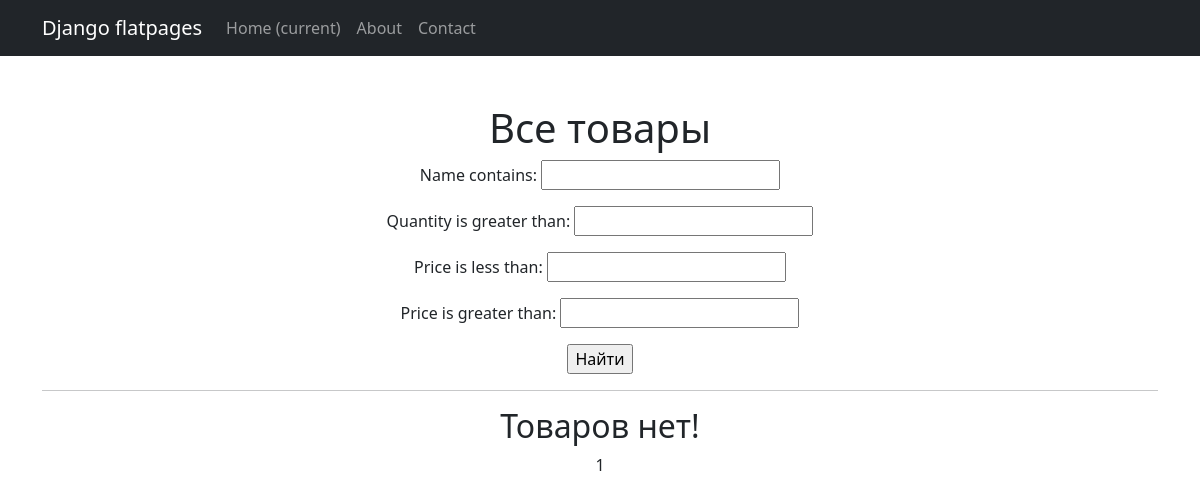
Before: /products/ with the older database file.
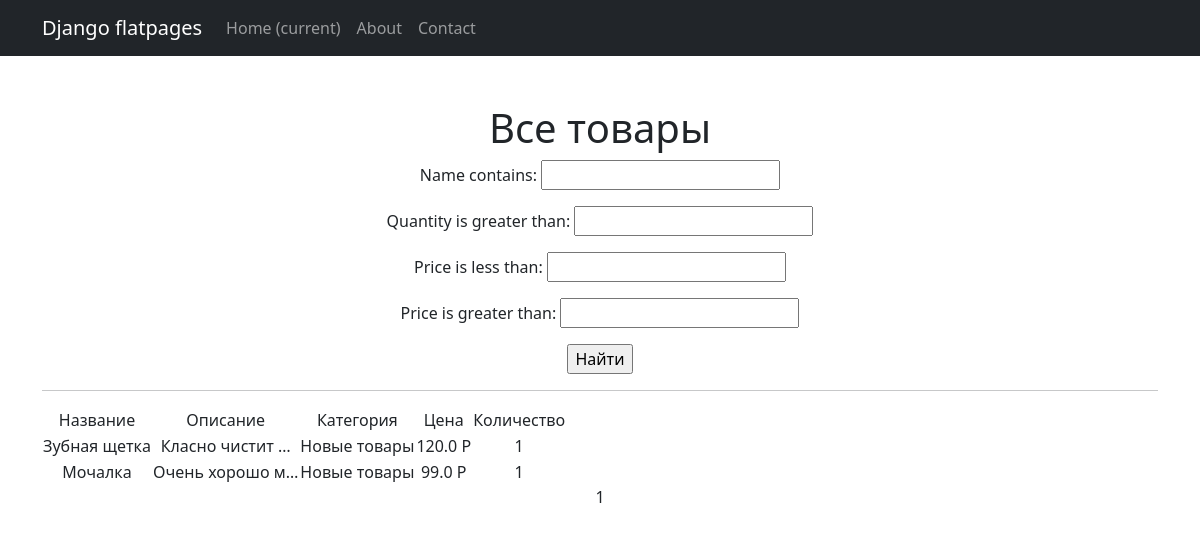
After: the same page with the newer database file.
### store/models.py (models this page shows, shortened)
class Product(models.Model):
    name = models.CharField(
            max_length=50,
            unique=True,  # названия товаров не должны повторяться
    )
    description = models.TextField()
    quantity = models.IntegerField(
        validators=[MinValueValidator(0)],
    )
    category = models.ForeignKey(
        to='Category',
         on_delete=models.CASCADE,
        related_name='products',  # все продукты в категории будут доступны через поле products
    )
    price = models.FloatField(
        validators=[MinValueValidator(0.0)],
    )

class Category(models.Model):
    name = models.CharField(max_length=100, unique=True)

### store/views.py (the view)
# urls.py: path('', ProductsList.as_view()),
class ProductsList(ListView):
   model = Product
   ordering = 'name'
   template_name = 'flatpages/products.html'
   context_object_name = 'products'
   paginate_by = 2
   def get_queryset(self):
       queryset = super().get_queryset()
       self.filterset = ProductFilter(self.request.GET, queryset)
       return self.filterset.qs
   def get_context_data(self, **kwargs):
       context = super().get_context_data(**kwargs)
       context['filterset'] = self.filterset
       return context

### store/templatetags/custom_filters.py (called while the page is built)
@register.filter()
def currency(value, code='rub'):
   postfix = CURRENCIES_SYMBOLS[code]
   return f'{value} {postfix}'

### templates/flatpages/products.html (shortened to what this page needs)
{% extends 'flatpages/default.html' %}
{% load custom_filters %}
{% load custom_tags %}
{% block content %}
   <h1>Все товары</h1>
   <form action="" method="get">
       {{ filterset.form.as_p }}
       <input type="submit" value="Найти" />
   </form>
   <hr>
   {% if products %}
       <table>
           <tr>
               <td>Название</td>
               <td>Описание</td>
               <td>Категория</td>
               <td>Цена</td>
               <td>Количество</td>
           </tr>
           {% for product in products %}
           <tr>
               <td>{{ product.name }}</td>
               <td>{{ product.description|truncatechars:15 }}</td>
               <td>{{ product.category.name }}</td>
               <td>{{ product.price|currency }}</td>
               <td>{{ product.quantity }}</td>
           </tr>
           {% endfor %}
       </table>
   {% else %}
       <h2>Товаров нет!</h2>
   {% endif %}
   {{ page_obj.number }}
{% endblock content %}

### templates/flatpages/default.html (shortened to what this page needs)
<!DOCTYPE html>
<html lang="en">
    <head>
        {% load static %}
        <link href="{% static 'css/styles.css' %}" rel="stylesheet" />
    </head>
    <body>
        <nav class="navbar navbar-expand-lg navbar-dark bg-dark static-top">
   <div class="container">
       <a class="navbar-brand" href="#">Django flatpages</a>
       <div class="collapse navbar-collapse" id="navbarResponsive">
           <ul class="navbar-nav ml-auto">
               <li class="nav-item active">
                   <a class="nav-link" href="#">Home
                       <span class="sr-only">(current)</span>
                   </a>
               </li>
               <li class="nav-item">
                   <a class="nav-link" href="/about/">About</a>
               </li>
               <li class="nav-item">
                   <a class="nav-link" href="/contacts/">Contact</a>
               </li>
           </ul>
       </div>
   </div>
</nav>
        <div class="container">
            <div class="text-center mt-5">
                {% block content %}{% endblock content %}
            </div>
        </div>
    </body>
</html>

Changed rows visible on the page:
added Product: name "Зубная щетка", description "Класно чистит …", category.name "Новые товары", price "120.0 Р", quantity "1"
added Product: name "Мочалка", description "Очень хорошо м…", category.name "Новые товары", price "99.0 Р", quantity "1"
Other visible differences:
text no longer shown: "Товаров нет!"
text now shown: "Название Описание Категория Цена Количество"
